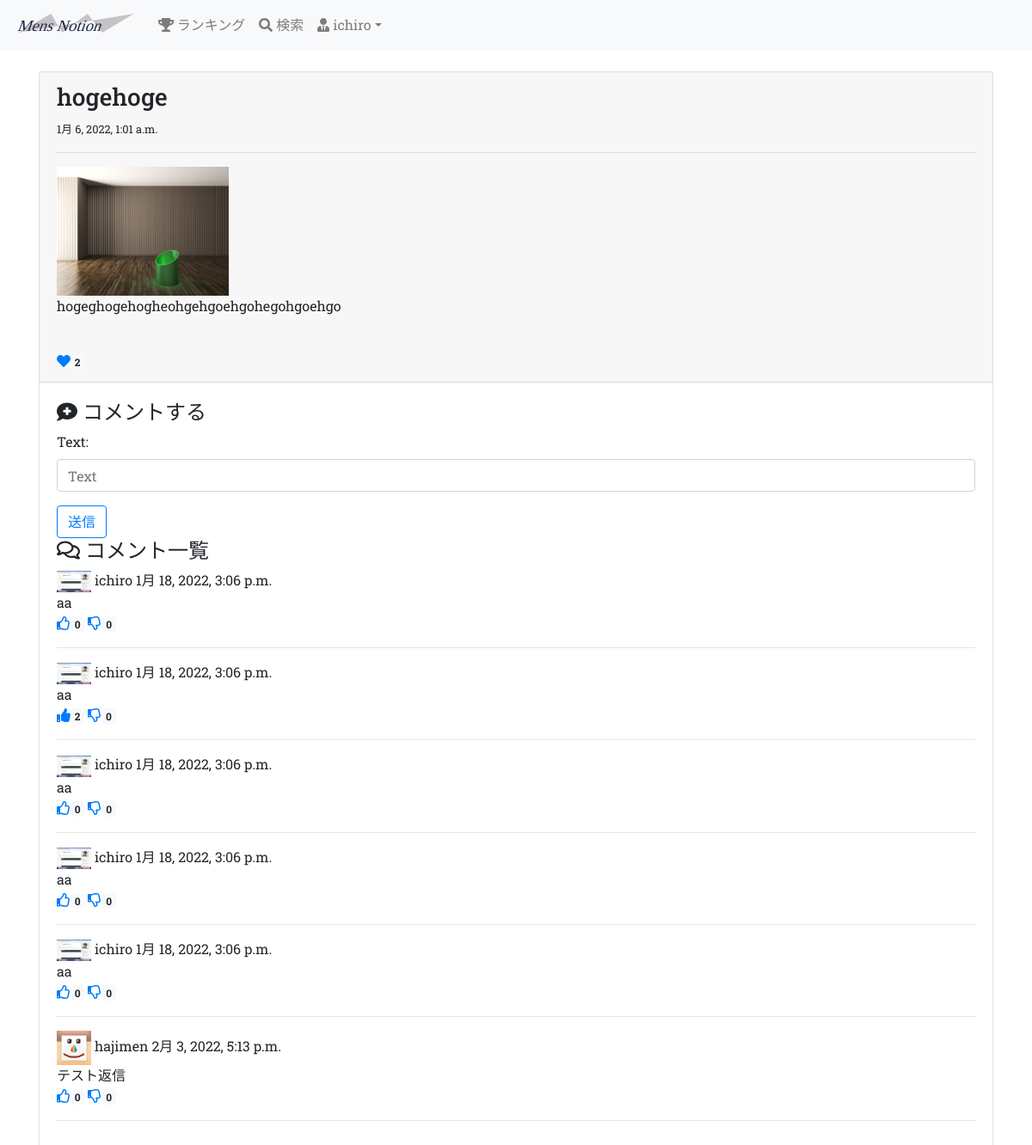
The page /post/2/ (signed in) on the database its author committed.
### groomings/models.py (models this page shows, shortened)
class User(AbstractBaseUser, PermissionsMixin):
    username = models.CharField(max_length=150)
    email = models.EmailField(max_length=255, unique=True)
    image = models.FileField(upload_to='user_image/', null=True, blank=True)
    point = models.IntegerField(default=50, validators=[MinValueValidator(0)])
    follow = models.ManyToManyField(
        'self', blank=True, symmetrical=False, related_name="follower"
    )
    is_active = models.BooleanField(default=True)
    is_staff = models.BooleanField(default=False) # 管理画面にログインできるかどうか
    USERNAME_FIELD = 'email' # このテーブルのレコードを一意に識別
    REQUIRED_FIELDS = ['username'] # スーパーユーザー作成時に入力する(emailとパスワードは必須だからそれ以外で)
    objects = UserManager()
    class Meta:
        db_table = 'user'

class Date(models.Model):
    created_at = models.DateTimeField(default=now)
    class Meta:
        abstract = True

class Post(Date):
    title = models.CharField(max_length=30)
    image1 = models.FileField(upload_to='post_image/', null=True, blank=True)
    image2 = models.FileField(upload_to='post_image/', null=True, blank=True)
    image3 = models.FileField(upload_to='post_image/', null=True, blank=True)
    text = models.TextField()
    user = models.ForeignKey(
        'User', on_delete=models.CASCADE, related_name="user_post"
    )
    favorite = models.ManyToManyField(User, related_name="user_favo_post")
    category = models.CharField(max_length=15, default='カテゴリーなし')
    class Meta:
        db_table = 'post'

class Comment(Date):
    text = models.CharField(max_length=255)
    user = models.ForeignKey(
        'User', on_delete=models.CASCADE, related_name="user_comment"
    )
    post = models.ForeignKey(
        'Post', on_delete=models.CASCADE, related_name="post_comment"
    )
    favorite = models.ManyToManyField(User, related_name="user_favo_comme")
    bad = models.ManyToManyField(User, related_name="user_bad")
    class Meta:
        db_table = 'comment'

### groomings/views.py (the view, shortened to what this page needs)
# urls.py: path(r'post/<int:post_id>/', views.post_detail, name='post_detail'), # 投稿詳細ページ(<int:post_id>必要)
def post_detail(request, post_id):
    post = Post.objects.get(pk=post_id)
    comme_form = forms.CommentForm(request.POST or None)
    if request.user.is_authenticated:
        unvisited_comme_notifys = Notify.objects.filter(kind="comment", notify_id=post_id, user=request.user, is_visited=False)
        for notify in unvisited_comme_notifys: # このポストについたコメントの通知をvisitedにする
            notify.is_visited = True
            notify.save()
    comments = post.post_comment.all()
    return render(request, 'groomings/post_detail.html', context={"post": post, "form": comme_form, "comments": comments})

### groomings/forms.py
class CommentForm(BaseForm):
    class Meta:
        model = Comment
        fields =('text',)

### groomings/templatetags/tag_event.py (called while the page is built)
@register.filter(name="count_favo")
def count_favo(post):
    return post.favorite.all().count()

@register.filter(name="count_commefavo")
def count_commefavo(comment):
    return comment.favorite.all().count()

@register.filter(name="count_commebad")
def count_commebad(comment):
    return comment.bad.all().count()

### groomings/templates/groomings/post_detail.html (shortened to what this page needs)
{% extends 'groomings/base.html' %}
{% load static %}
{% load tag_event %}
{% block content %}
<div class="card">
    <div class="card-header">
        <h3>{{ post.title }}</h3><small>{{ post.created_at }}</small><hr>
        {% if post.image1 %}
        <img src="{{ post.image1.url }}" alt="" width="200px">
        {% endif %}
        <p>{{ post.text }}</p>
        <br>
        {% if request.user.is_authenticated %}
          {% if request.user in post.favorite.all %}
          <a href="{% url 'groomings:favorite' post.id %}"><i class="fas fa-heart"></i><span class="badge badge-light">{{ post | count_favo }}</span></a>
          {% else %}
          <a href="{% url 'groomings:favorite' post.id %}"><i class="far fa-heart"></i><span class="badge badge-light">{{ post | count_favo }}</span></a>
          {% endif %}
      {% endif %}
    </div>
    <div class="card-body">
        {% if request.user.is_authenticated %}
        <h4 id="comment"><i class="fas fa-comment-medical"></i> コメントする</h4>
        <form method="POST">
            {{ form.as_p }}
            <input type="submit" value="送信" class="btn btn-outline-primary">
        </form>
        {% endif %}
        <h4><i class="far fa-comments"></i> コメント一覧</h4>
        <div class="all-comment">
            {% for comment in comments %}
            <div class="one-comment mb-2">
                <div>
                    {% if comment.user.image %}
                        <img src="{{ comment.user.image.url }}" width="40px">
                    {% else %}
                        <img src="{% static 'static_image/default.png' %}" width="40px">
                    {% endif %}
                    {{ comment.user.username }} {{ comment.created_at }}
                    <br>{{ comment.text }}
                </div>
                {% if request.user in comment.favorite.all %}
                    <a href="{% url 'groomings:favo_comme' comment.id %}"><i class="fas fa-thumbs-up"></i><span class="badge badge-light">{{ comment | count_commefavo }}</span></a>
                {% else %}
                    <a href="{% url 'groomings:favo_comme' comment.id %}"><i class="far fa-thumbs-up"></i><span class="badge badge-light">{{ comment | count_commefavo }}</span></a>
                {% endif %}
                {% if request.user in comment.bad.all %}
                    <a href="{% url 'groomings:bad_comme' comment.id %}"><i class="fas fa-thumbs-down"></i><span class="badge badge-light">{{ comment | count_commebad }}</span></a>
                {% else %}
                    <a href="{% url 'groomings:bad_comme' comment.id %}"><i class="far fa-thumbs-down"></i><span class="badge badge-light">{{ comment | count_commebad }}</span></a>
                {% endif %}
            </div>
            <hr>
            {% endfor %}
        </div>
    </div>
</div>
{% endblock %}

### groomings/templates/groomings/base.html (shortened to what this page needs)
{% load static %}<!DOCTYPE html>
<html lang="ja">
    <head>
        <link rel="stylesheet" href="https://stackpath.bootstrapcdn.com/bootstrap/4.5.0/css/bootstrap.min.css">
        <link rel="stylesheet" type="text/css" href="{% static 'base.css' %}">
    </head>
    <body>
        <header class="mb-4">
            <nav class="navbar navbar-expand-sm navbar-light bg-light">
                <a href="{% url 'groomings:top' %}" class="navbar-brand"><img src="{% static 'static_image/logo.svg' %}" height="30px"></a>
                <div class="collapse navbar-collapse" id="nav-bar">
                    <ul class="navbar-nav">
                        <li class="nav-item"><a href="{% url 'groomings:ranking' %}" class="nav-link"><i class="fas fa-trophy"></i> ランキング</a></li>
                        <li class="nav-item"><a href="{% url 'groomings:search' %}" class="nav-link"><i class="fas fa-search"></i> 検索</a></li>
                        <li class="nav-item dropdown">
                            {% if request.user.is_authenticated %}
                            <a href="#" class="nav-link dropdown-toggle" data-toggle="dropdown"><i class="fas fa-user-tie"></i> {{ request.user.username }}</a>
                            {% endif %}
                        </li>
                    </ul>
                </div>
            </nav>
        </header>
        <div class="container">
            {% block content %}{% endblock %}
        </div>
    </body>
</html>

### static/base.css (style rules this page uses)
html, body { font-family: 'Roboto Slab', serif; }

### rows shown on the page
User: user.username "ichiro"
Post: title "hogehoge", created_at "1月 6, 2022, 1:01 a.m.", image1 (picture), text "hogeghogehogheohgehgoehgohegohgoehgo", id "2"
Comment: user.image (picture), user.username "ichiro", created_at "1月 18, 2022, 3:06 p.m.", text "aa", id "0"
Comment: user.image (picture), user.username "ichiro", created_at "1月 18, 2022, 3:06 p.m.", text "aa", id "2", id "0"
Comment: user.image (picture), user.username "ichiro", created_at "1月 18, 2022, 3:06 p.m.", text "aa", id "0"
Comment: user.image (picture), user.username "ichiro", created_at "1月 18, 2022, 3:06 p.m.", text "aa", id "0"
Comment: user.image (picture), user.username "ichiro", created_at "1月 18, 2022, 3:06 p.m.", text "aa", id "0"
Comment: user.username "hajimen", created_at "2月 3, 2022, 5:13 p.m.", text "テスト返信", id "0"
